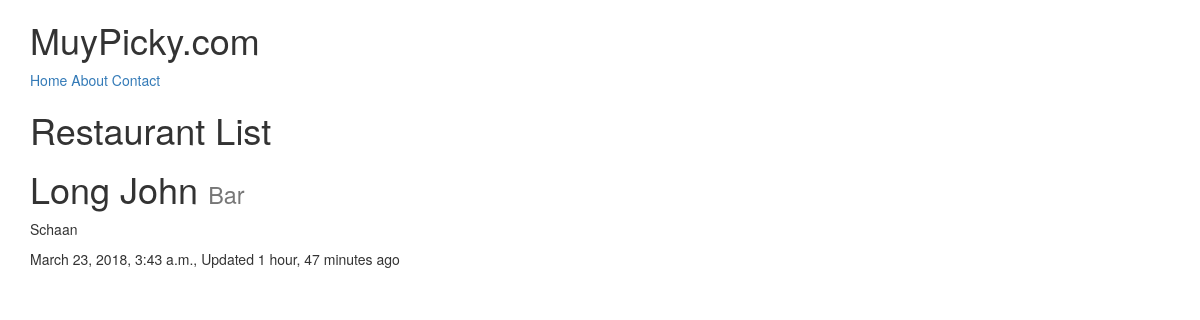
The app's page /restaurants/long-john/ with its own data.
### restaurants/models.py (models this page shows, shortened)
class RestaurantLocation(models.Model):
    name         = models.CharField(max_length=120)
    location     = models.CharField(max_length=120, null=True, blank=True)
    category     = models.CharField(max_length=120, null=True, blank=False)
    timestamp    = models.DateTimeField(auto_now_add=True)
    updated      = models.DateTimeField(auto_now=True)
    slug         = models.SlugField(unique=True)
    @property
    def title(self):
        return self.name

### restaurants/views.py (the view)
# urls.py: url(r'^restaurants/(?P<slug>[\w-]+)/$', RestaurantDetailView.as_view()),
class RestaurantDetailView(DetailView):
    queryset = RestaurantLocation.objects.all()

### restaurants/templates/restaurants/restaurantlocation_detail.html (shortened to what this page needs)
{% extends "base.html" %}
{% block content %}
<h1>Restaurant List</h1>
<h1>{{ object.title}} <small> {{ object.category }}</small></h1>
<p>{{ object.location}}</p>
<p>{{ object.timestamp }}, Updated {{ object.updated|timesince }} ago</p>
{% endblock content %}

### records on screen
RestaurantLocation: title "Long John", category "Bar", location "Schaan", timestamp "March 23, 2018, 3:43 a.m.", updated "1 hour, 47 minutes"
